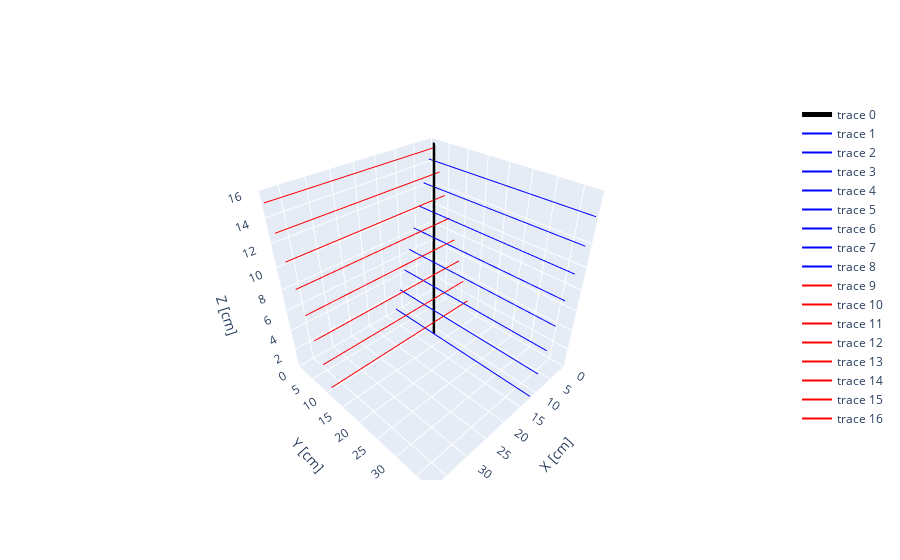

Source (notebook cell):
### Code cell
from track import Track
from time_correction import*
Hx=[]
Hy=[]
for number_hits in range(8):
    Hx.append(Hit([number_hits+1,8-number_hits],1,0,1000,0.0))#(coord, is_sidex, timestamp, timestamp_event, value)
    Hy.append(Hit([number_hits+1,8-number_hits],0,0,1000,0.0))
Tx = Track(Hx)
Ty = Track(Hy)
T = Track3D(Tx,Ty)
T.show()

T_fiber_corrected = copy.deepcopy(T)
T_electronic_corrected = copy.deepcopy(T)
time_correction_fiber(T_fiber_corrected)
time_correction_electronics(T_electronic_corrected)

# recover the corrected stamps
heights = []
s_nocorr = []
s_ecorr = []
s_fibcorr = []

for h in T.x.hits + T.y.hits:
    heights.append(h.get_pos()[1])
    s_nocorr.append(h.timestamp)
for h in T_fiber_corrected.x.hits + T_fiber_corrected.y.hits:
    s_fibcorr.append(h.timestamp)
for h in T_electronic_corrected.x.hits + T_electronic_corrected.y.hits:
    s_ecorr.append(h.timestamp)

plt.figure()
plt.plot(heights,s_nocorr,'ko')
plt.plot(heights,s_ecorr, 'r+')
plt.plot(heights,s_fibcorr,'gx')
plt.grid()
plt.xlabel("Height [cm]")
plt.ylabel("Timestamp [cs]")
plt.legend(["No correction","Electronics corrected","Fiber corrected"])

### Figure 1 — Plotly figure (JSON) as saved in the notebook; plotly's stock layout.template omitted (floating-point values rounded to 4 significant figures)
{"data": [{"line": {"color": "black", "width": 5}, "mode": "lines", "type": "scatter3d", "x": [11.63, 11.39, 11.14, 10.9, 10.66, 10.41, 10.17, 9.928, 9.685, 9.442, 9.199, 8.956, 8.713, 8.47, 8.227, 7.984, 7.741, 7.498, 7.255, 7.012, 6.769, 6.526, 6.283, 6.04, 5.797, 5.554, 5.311, 5.068, 4.825, 4.582, 4.339, 4.096, 3.853, 3.61, 3.367, 3.124, 2.881, 2.638, 2.395, 2.152, 1.91, 1.667, 1.424, 1.181, 0.9376, 0.6947, 0.4517, 0.2087, -0.03425, -0.2772], "y": [12.37, 12.13, 11.89, 11.64, 11.4, 11.16, 10.91, 10.67, 10.43, 10.19, 9.943, 9.7, 9.457, 9.214, 8.971, 8.728, 8.485, 8.242, 7.999, 7.756, 7.513, 7.27, 7.027, 6.784, 6.541, 6.298, 6.055, 5.812, 5.569, 5.326, 5.083, 4.84, 4.597, 4.354, 4.111, 3.868, 3.625, 3.383, 3.14, 2.897, 2.654, 2.411, 2.168, 1.925, 1.682, 1.439, 1.196, 0.9528, 0.7098, 0.4669], "z": [0, 0.3265, 0.6531, 0.9796, 1.306, 1.633, 1.959, 2.286, 2.612, 2.939, 3.265, 3.592, 3.918, 4.245, 4.571, 4.898, 5.224, 5.551, 5.878, 6.204, 6.531, 6.857, 7.184, 7.51, 7.837, 8.163, 8.49, 8.816, 9.143, 9.469, 9.796, 10.12, 10.45, 10.78, 11.1, 11.43, 11.76, 12.08, 12.41, 12.73, 13.06, 13.39, 13.71, 14.04, 14.37, 14.69, 15.02, 15.35, 15.67, 16]}, {"marker": {"color": "blue", "size": 1}, "mode": "lines", "type": "scatter3d", "x": [0.8, 0.8], "y": [0, 38.4], "z": [14.2, 14.2]}, {"marker": {"color": "blue", "size": 1}, "mode": "lines", "type": "scatter3d", "x": [2.4, 2.4], "y": [0, 38.4], "z": [12.2, 12.2]}, {"marker": {"color": "blue", "size": 1}, "mode": "lines", "type": "scatter3d", "x": [4, 4], "y": [0, 38.4], "z": [10.2, 10.2]}, {"marker": {"color": "blue", "size": 1}, "mode": "lines", "type": "scatter3d", "x": [5.6, 5.6], "y": [0, 38.4], "z": [8.2, 8.2]}, {"marker": {"color": "blue", "size": 1}, "mode": "lines", "type": "scatter3d", "x": [7.2, 7.2], "y": [0, 38.4], "z": [6.2, 6.2]}, {"marker": {"color": "blue", "size": 1}, "mode": "lines", "type": "scatter3d", "x": [8.8, 8.8], "y": [0, 38.4], "z": [4.2, 4.2]}, {"marker": {"color": "blue", "size": 1}, "mode": "lines", "type": "scatter3d", "x": [10.4, 10.4], "y": [0, 38.4], "z": [2.2, 2.2]}, {"marker": {"color": "blue", "size": 1}, "mode": "lines", "type": "scatter3d", "x": [12, 12], "y": [0, 38.4], "z": [0.2, 0.2]}, {"marker": {"color": "red", "size": 1}, "mode": "lines", "type": "scatter3d", "x": [0, 38.4], "y": [0.8, 0.8], "z": [15.2, 15.2]}, {"marker": {"color": "red", "size": 1}, "mode": "lines", "type": "scatter3d", "x": [0, 38.4], "y": [2.4, 2.4], "z": [13.2, 13.2]}, {"marker": {"color": "red", "size": 1}, "mode": "lines", "type": "scatter3d", "x": [0, 38.4], "y": [4, 4], "z": [11.2, 11.2]}, {"marker": {"color": "red", "size": 1}, "mode": "lines", "type": "scatter3d", "x": [0, 38.4], "y": [5.6, 5.6], "z": [9.2, 9.2]}, {"marker": {"color": "red", "size": 1}, "mode": "lines", "type": "scatter3d", "x": [0, 38.4], "y": [7.2, 7.2], "z": [7.2, 7.2]}, {"marker": {"color": "red", "size": 1}, "mode": "lines", "type": "scatter3d", "x": [0, 38.4], "y": [8.8, 8.8], "z": [5.2, 5.2]}, {"marker": {"color": "red", "size": 1}, "mode": "lines", "type": "scatter3d", "x": [0, 38.4], "y": [10.4, 10.4], "z": [3.2, 3.2]}, {"marker": {"color": "red", "size": 1}, "mode": "lines", "type": "scatter3d", "x": [0, 38.4], "y": [12, 12], "z": [1.2, 1.2]}], "layout": {"scene": {"aspectmode": "cube", "xaxis": {"range": [0, 38.4], "title": {"text": "X [cm]"}}, "yaxis": {"range": [0, 38.4], "title": {"text": "Y [cm]"}}, "zaxis": {"range": [0, 16], "title": {"text": "Z [cm]"}}}}}
